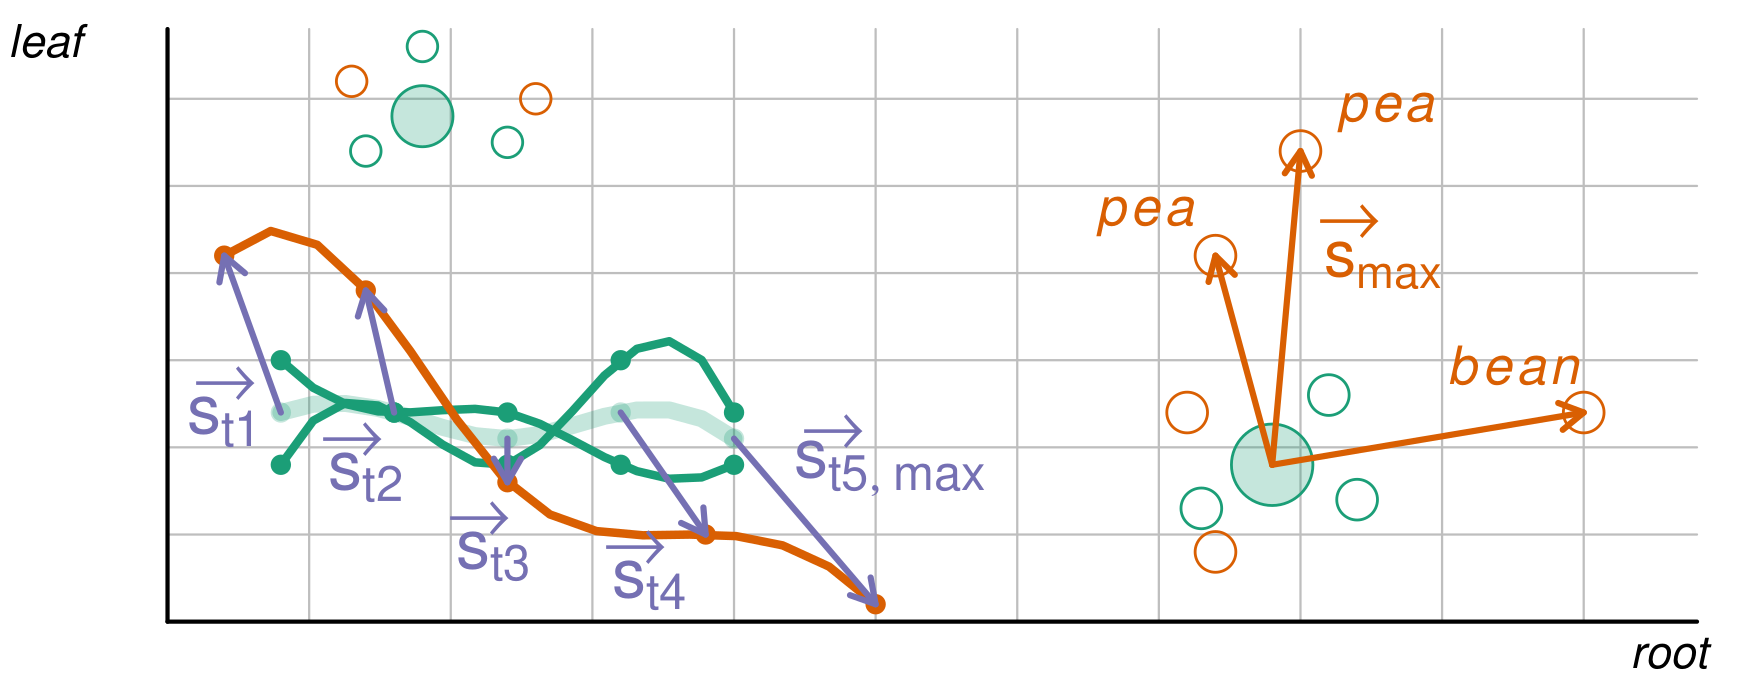

The script that saved this image:
require(circlize)
require(RColorBrewer)
require(latex2exp)

addAlpha <- function(col, alpha = .25) {
  apply(sapply(col, col2rgb) / 255, 2, function(x)
    rgb(x[1], x[2], x[3], alpha = alpha))
}

colors <- brewer.pal(7, "Dark2")
alpha.cols <- sapply(colors, addAlpha)

pdf('figure_1a_bis.pdf', width = 8, height = 6)

plot(
  NA,
  pch = c(20, 18, 18),
  lwd = 2.5,
  cex = 3,
  xlim = c(0, 6),
  ylim = c(0, 6),  # antes era 4
  axes = FALSE,
  xlab = '',
  ylab = ''
)

for (i in 0:10){
    segments(x0 = i/2 + .6, y0 = .6, x1 = i/2 + .6, y1 = 4, col = "grey", lwd = .8)
}

for (i in 0:6){
    segments(x0 = .6, y0 = i/2 + .6, x1 = 6, y1 = i/2 + .6, col = "grey", lwd = .8)
}

lines(c(.6, .6), c(.6, 4), col = "black", lwd = 1.5)              
lines(c(.6, 6), c(.6, .6), col = "black", lwd = 1.5)              

# Tissue labels
text(0, 3.9, label = TeX('\\textit{leaf}'), pos = 4, offset = .2, cex = 1.0)
text(5.9, .3, label = TeX('\\textit{root}'), pos = 3, offset = .1, cex = 1.0)


centroid_1 <- c(1.5, 3.5)
centroid_2 <- c(4.5, 1.5)
# expression_vectors <- 

points(centroid_1[1], centroid_1[2], pch = 21, bg = alpha.cols[[1]], col = colors[[1]], cex = 3)
points(centroid_2[1], centroid_2[2], pch = 21, bg = alpha.cols[[1]], col = colors[[1]], cex = 4)


centroid_1_pts <- list(
  p1 = centroid_1 + c(0.0, 0.4),
  p2 = centroid_1 + c(0.4, 0.1),
  p3 = centroid_1 + c(0.3, -0.15),
  p4 = centroid_1 + c(-0.2, -0.2),
  p5 = centroid_1 + c(-0.25, 0.2)
)

set.seed(1)

for (tp in names(centroid_1_pts)) {
  pt <- centroid_1_pts[[tp]]
  points(pt[1], pt[2], pch = 21, col = colors[sample(1:2, 1)], cex = 1.5)
}

centroid_2_pts <- list(
  p1 = centroid_2 + c(-0.25, -0.25),
  p2 = centroid_2 + c(0.2, 0.4),
  p3 = centroid_2 + c(0.3, -0.2),
  p4 = centroid_2 + c(-0.2, -0.5),
  p5 = centroid_2 + c(-0.3, 0.3)
)

for (tp in names(centroid_2_pts)) {
  pt <- centroid_2_pts[[tp]]
  points(pt[1], pt[2], pch = 21, col = colors[sample(1:2, 1)], cex = 2)
}

centroid_2_paras <- list(
    p1 = centroid_2 + c(-0.2, 1.2),
    p2 = centroid_2 + c(0.1, 1.8),
    p3 = centroid_2 + c(1.1, 0.3)
)

for (tp in names(centroid_2_paras)) {
  pt <- centroid_2_paras[[tp]]
  arrows(centroid_2[1], centroid_2[2], pt[1], pt[2],
         col = colors[2],
         lwd = 2.2,
         length = 0.1)
  points(pt[1], pt[2], pch = 21, col = colors[2], cex = 2)
}

text(
  centroid_2_paras[[1]][1] - .25,
  centroid_2_paras[[1]][2] - .2,
  label = TeX('$\\textit{pea}$'),
  pos = 3,
  offset = 1,
  col = colors[[2]],
  cex = 1.2
)

text(
  centroid_2_paras[[1]][1] + .59,
  centroid_2_paras[[1]][2] - .5,
  labels = TeX(paste0("${s}_{max}$")),
  pos = 3,
  offset = 1,
  col = colors[[2]],
  cex = 1.4
)

text(
    centroid_2_paras[[1]][1] + .47,
    centroid_2_paras[[1]][2] + .2,
    labels = TeX("$\\rightarrow$"),
    cex = 1.4,
    col = colors[[2]]
  )

text(
  centroid_2_paras[[2]][1] + .3,
  centroid_2_paras[[2]][2] - .2,
  label = TeX('$\\textit{pea}$'),
  pos = 3,
  offset = 1,
  col = colors[[2]],
  cex = 1.2
)

text(
  centroid_2_paras[[3]][1] - .25,
  centroid_2_paras[[3]][2] - .15,
  label = TeX('$\\textit{bean}$'),
  pos = 3,
  offset = 1,
  col = colors[[2]],
  cex = 1.2
)

# Ortholog trajectories (2 examples) and average
orth_1 <- c(1, 2, 1, 3, 2)
orth_2 <- c(3, 2, 2, 1, 1)
mean <- (orth_1 + orth_2) / 2
diff_vecs <- c(5, 4.5, 4, 4.3, 5)

# Map time to space
map_time_to_coord <- function(x, y_base, step=0.4) {
  coords <- lapply(1:length(x), function(i) c(0.6 + i*step, y_base + x[i] * 0.3))
  return(do.call(rbind, coords))
}

orth_1_pts <- map_time_to_coord(orth_1, 1.2)
orth_2_pts <- map_time_to_coord(orth_2, 1.2)
mean_pts  <- map_time_to_coord(mean, 1.2)
diff_pts <- matrix(c(
  0.8, 2.7,
  1.3, 2.5,
  1.8, 1.4,
  2.5, 1.1,
  3.1, 0.7
), ncol = 2, byrow = TRUE)

# Smooth lines
lines(spline(orth_1_pts), col = colors[[1]], lwd = 3)
lines(spline(orth_2_pts), col = colors[[1]], lwd = 3)
lines(spline(mean_pts), col = alpha.cols[[1]], lwd = 6)
lines(spline(diff_pts), col = colors[[2]], lwd = 3)

# Points
points(orth_1_pts, pch = 16, col = colors[[1]])
points(orth_2_pts, pch = 16, col = colors[[1]])
points(mean_pts, pch = 16, col = alpha.cols[[1]])
points(diff_pts, pch = 16, col = colors[[2]])

# Shift vectors from mean to diff points
for (i in 1:nrow(mean_pts)) {
  arrows(mean_pts[i, 1], mean_pts[i, 2],
         diff_pts[i, 1], diff_pts[i, 2],
         length = 0.1, col = colors[[3]], lwd = 2.2)
}

s_vec <- matrix(c(
  0, 0,
  0.05,- 0.22 ,
  0.05,- 0.05 ,
  0.05, -0.14,
  0.4, 0.8
), ncol = 2, byrow = TRUE)

for (i in 1:nrow(mean_pts)) {
  
  x_coord <- (mean_pts[i, 1] + diff_pts[i, 1]) / 2 - 0.1
  y_coord <- (mean_pts[i, 2] + diff_pts[i, 2]) / 2 - 0.5

  if (i == 5 ) {
    # print(s_vec[i, 1])
    subscript <- paste0("t", i, ",max") 
    # x_coord <- x_coord + s_vec[i, 1]
    # y_coord <- y_coord + s_vec[i, 2]
    arrow_coord <- x_coord + 0.2
   
  }
  else {
    subscript <- paste0("t", i)
    arrow_coord <- x_coord

  }

#   if(i == 2 || i == 3 ) {
#     y_coord <- y_coord - 0.3  
#     x_coord <- x_coord + 0.2
#     arrow_coord <- x_coord 

# }

  text(
    x = x_coord + s_vec[i, 1],
    y = y_coord + s_vec[i, 2],
    labels = TeX(paste0("${s}_{", subscript, "}$")),
    cex = 1.5,
    col = colors[[3]]
  )

  text(
    x = arrow_coord,
    y = y_coord+ s_vec[i, 2]+0.22,
    labels = TeX("$\\rightarrow$"),
    cex = 1.4,
    col = colors[[3]]
  )
}



dev.off()
